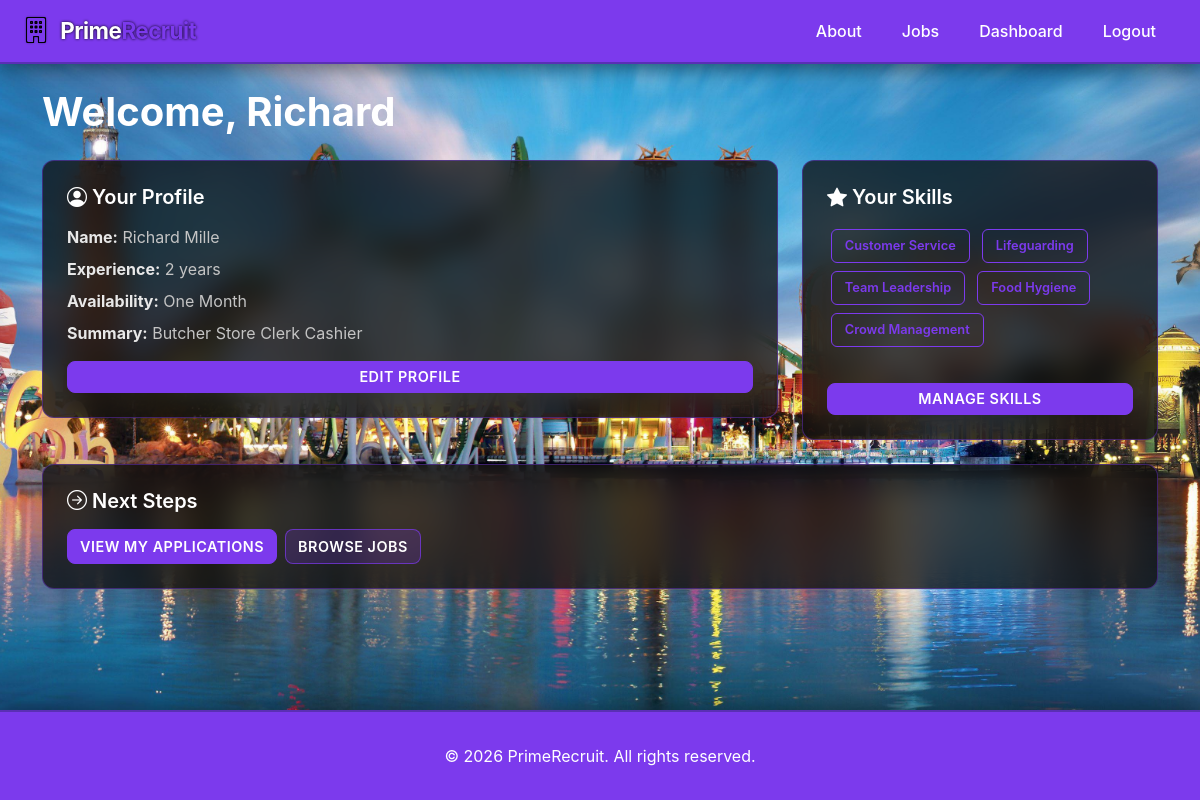
The page /dashboard/candidate/ (signed in) on the database its author committed.
### recruitment/models.py (models this page shows, shortened)
class Candidate(models.Model):
    AVAILABILITY_CHOICES = [
        ('immediate', 'Immediate'),
        ('two_weeks', 'Two Weeks'),
        ('one_month', 'One Month'),
    ]
    user = models.OneToOneField(User, on_delete=models.CASCADE)
    first_name = models.CharField(max_length=100)
    last_name = models.CharField(max_length=100)
    age = models.IntegerField(default=0, blank=True)
    experience_years = models.IntegerField(default=0)
    cv_summary = models.TextField()
    availability = models.CharField(
        max_length=20, choices=AVAILABILITY_CHOICES)
    skills = models.ManyToManyField(Skill, blank=True)
    profile_image = models.ImageField(upload_to='candidates/', null=True, blank=True)
    created_at = models.DateTimeField(auto_now_add=True)

class Skill(models.Model):
    CATEGORY_CHOICES = [
        ('technical', 'Technical'),
        ('physical', 'Physical'),
        ('customer_service', 'Customer Service'),
        ('safety', 'Safety'),
    ]
    name = models.CharField(max_length=100)
    category = models.CharField(max_length=50, choices=CATEGORY_CHOICES)

### recruitment/views.py (the view)
# urls.py: path('dashboard/candidate/', views.dashboard_candidate,
@login_required
def dashboard_candidate(request):
    profile = get_profile(request.user)
    if not request.user.is_superuser and (not profile or profile.role != 'candidate'):
        return render(request, 'recruitment/denied.html', status=403)
    try:
        candidate = Candidate.objects.get(user=request.user)
    except Candidate.DoesNotExist:
        candidate = None
    context = {'candidate': candidate}
    return render(request, 'recruitment/dashboard_candidate.html', context)

### recruitment/views.py (called while the page is built)
def get_profile(user):
    try:
        return UserProfile.objects.get(user=user)
    except UserProfile.DoesNotExist:
        return None

### recruitment/templates/recruitment/dashboard_candidate.html
{% extends 'recruitment/base.html' %}
{% block content %}
<div class="container mt-4">
    <h1 class="mb-4">Welcome, {{ user.username }}</h1>
    {% if candidate %}
    <div class="row g-4 mb-4">
        <div class="col-md-8">
            <div class="card p-4">
                <h5 class="card-title mb-3"><i class="bi bi-person-circle"></i> Your Profile</h5>
                <p class="mb-2"><strong>Name:</strong> <span class="text-muted">{{ candidate.first_name }} {{ candidate.last_name }}</span></p>
                <p class="mb-2"><strong>Experience:</strong> <span class="text-muted">{{ candidate.experience_years }} years</span></p>
                <p class="mb-2"><strong>Availability:</strong> <span class="text-muted">{{ candidate.get_availability_display }}</span></p>
                <p class="mb-3"><strong>Summary:</strong> <span class="text-muted">{{ candidate.cv_summary }}</span></p>
                <a href="{% url 'candidate_edit' candidate.pk %}" class="btn btn-primary btn-sm" style="color: white; background: #7c3aed; border: 1px solid #7c3aed;">Edit Profile</a>
            </div>
        </div>
        <div class="col-md-4">
            <div class="card p-4">
                <h5 class="card-title mb-3"><i class="bi bi-star-fill"></i> Your Skills</h5>
                {% if candidate.skills.all %}
                    <div class="mb-3">
                        {% for skill in candidate.skills.all %}
                            <span class="badge-skill">{{ skill.name }}</span>
                        {% endfor %}
                    </div>
                {% else %}
                    <p class="text-muted">No skills added yet</p>
                {% endif %}
                <a href="{% url 'skills_manage' %}" class="btn btn-primary btn-sm w-100 mt-3">Manage Skills</a>
            </div>
        </div>
    </div>
    {% endif %}
    <div class="card p-4">
        <h5 class="card-title mb-3"><i class="bi bi-arrow-right-circle"></i> Next Steps</h5>
        <div class="d-flex gap-2">
            <a href="{% url 'my_applications' %}" class="btn btn-primary">View My Applications</a>
            <a href="{% url 'jobs_list' %}" class="btn btn-outline-light">Browse Jobs</a>
        </div>
    </div>
</div>
{% endblock %}

### static/css/style.css (style rules this page uses)
* { margin: 0; padding: 0; box-sizing: border-box; }
body { background-image: url('../images/Wallpaper.jpg') !important; background-attachment: fixed !important; background-size: cover !important; background-position: center !important; background-repeat: no-repeat !important; color: #ffffff; font-family: -apple-system, BlinkMacSystemFont, 'Segoe UI', 'Roboto', 'Oxygen', 'Ubuntu', 'Cantarell', sans-serif; display: flex; flex-direction: column; min-height: 100vh; }
main, .container-fluid, .container { background: transparent !important; }
.card { background: rgba(13, 13, 13, 0.75) !important; border: 1px solid rgba(124, 58, 237, 0.4); border-radius: 12px; transition: all 0.3s ease; backdrop-filter: blur(15px); }
.card-title { color: #ffffff; font-weight: 600; }
.text-muted { color: #c4c4c4 !important; }
.card p, .card li, .card span:not(.badge):not(.badge-skill), .card label, .card small, .card strong, .card div:not(.badge):not(.feature-icon):not(.stat-number):not(.stat-label) { color: #e8e8e8; }
.card .text-muted, .job-card .text-muted, .stat-card .text-muted, .feature-card .text-muted, .image-card .text-muted { color: #c4c4c4 !important; }
.btn { border-radius: 8px; font-weight: 600; transition: all 0.3s ease; text-transform: uppercase; letter-spacing: 0.5px; font-size: 0.9rem; }
.btn-primary { background: #7c3aed !important; border: 1px solid #7c3aed !important; color: #ffffff !important; }
.btn-outline-light { color: #ffffff !important; border: 1px solid rgba(124, 58, 237, 0.7) !important; transition: all 0.3s ease; background: rgba(124, 58, 237, 0.2) !important; }
.badge-skill { background: transparent !important; border: 1px solid #7c3aed; color: #7c3aed; padding: 0.4rem 0.8rem; border-radius: 6px; margin: 0.25rem; display: inline-block; font-size: 0.8rem; font-weight: 600; }
h1, h2, h3, h4, h5, h6 { color: #ffffff; font-weight: 700; }
a { color: #7c3aed; text-decoration: none; transition: all 0.3s ease; }

### rows shown on the page
Candidate: first_name "Richard", last_name "Mille", experience_years "2", availability "One Month", cv_summary "Butcher Store Clerk Cashier"
Skill: name "Customer Service"
Skill: name "Lifeguarding"
Skill: name "Team Leadership"
Skill: name "Food Hygiene"
Skill: name "Crowd Management"

### other values the page prints
{{ user.username }} "Richard"
